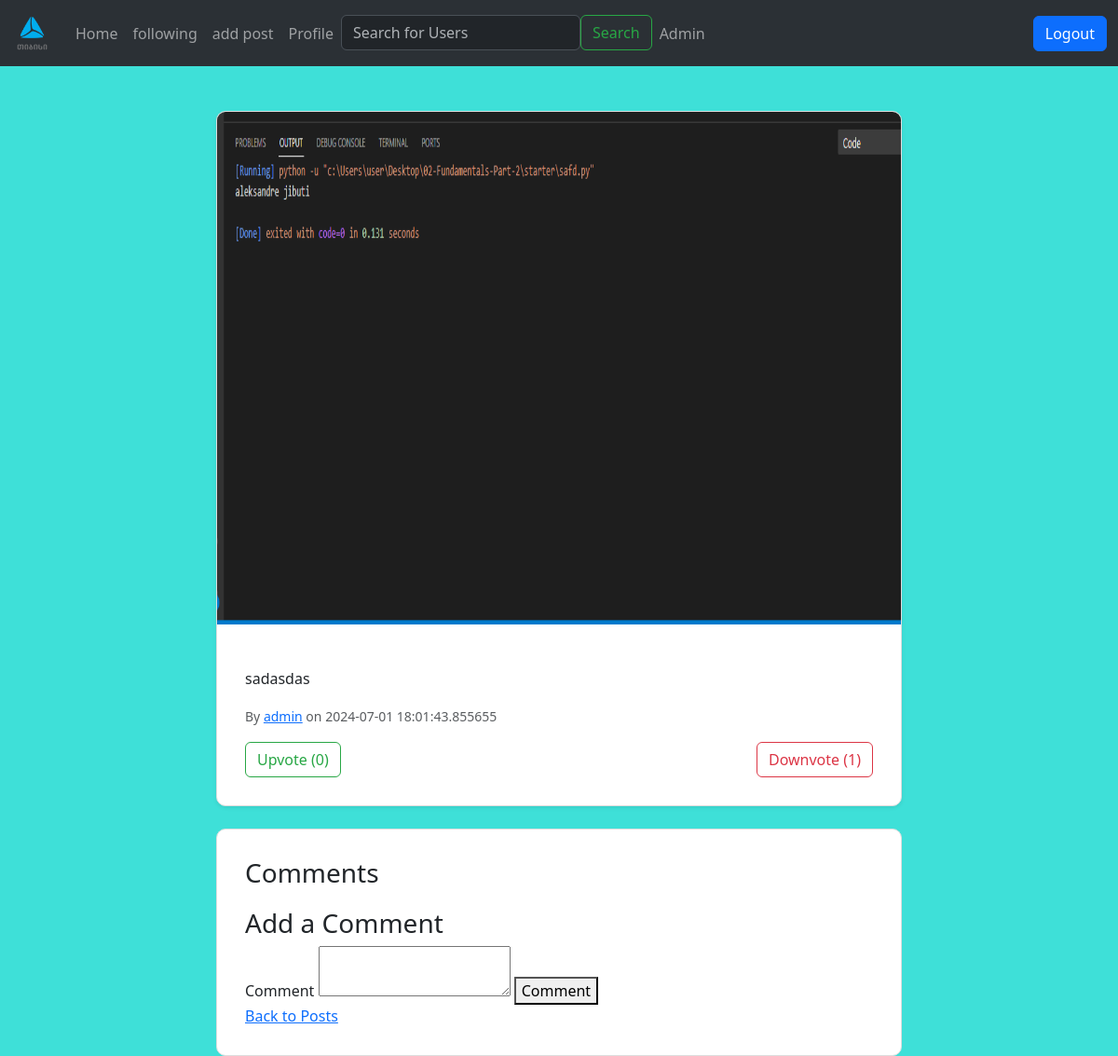
The app's page /post/1 (signed in) with its own data.
### models.py (models this page shows, shortened)
class Post(db.Model):
    id = db.Column(db.Integer, primary_key=True, autoincrement=True)
    text = db.Column(db.String)
    file_path = db.Column(db.String)
    user_id = db.Column(db.Integer, db.ForeignKey('user.id'), nullable=False)
    upvote_count = db.Column(db.Integer, default=0)
    downvote_count = db.Column(db.Integer, default=0)
    votes = db.relationship('Vote', backref='post', cascade='all, delete-orphan', lazy='dynamic')
    user = db.relationship('User', backref=db.backref('posts', lazy=True, cascade="all, delete-orphan"))
    created_at = db.Column(db.DateTime, default=datetime.utcnow, nullable=False)
    comments = db.relationship('Comment', backref='post', lazy=True, cascade='all, delete-orphan',)

class User(db.Model, UserMixin):
    id = db.Column(db.Integer, primary_key=True, autoincrement=True)
    user_name = db.Column(db.String, unique=True)
    password = db.Column(db.String)
    role = db.Column(db.String, default = 'guest')
    followers = db.relationship('Follower', foreign_keys='Follower.followed_id', backref='followed', lazy='dynamic')
    followed = db.relationship('Follower', foreign_keys='Follower.follower_id', backref='follower', lazy='dynamic')

### routes.py (the view, shortened to what this page needs)
@app.route('/post/<int:post_id>', methods=['GET', 'POST'])
@login_required
def post_detail(post_id):
    yesterday = datetime.now() - timedelta(days=1)
    post = Post.query.get_or_404(post_id)
    if post.created_at < yesterday:
        return abort(404)
    form = CommentForm()
    reply_form = ReplyForm()
    if form.validate_on_submit() and 'comment' in request.form:
        new_comment = Comment(text=form.text.data, user_id=current_user.id, post_id=post_id)
        db.session.add(new_comment)
        db.session.commit()
        flash('Comment added successfully!', 'success')
        return redirect(url_for('post_detail', post_id=post_id))
    comments = Comment.query.filter_by(post_id=post_id, parent_id=None).all()
    return render_template('post_detail.html', post=post, form=form, comments=comments, reply_form=reply_form)

### forms.py
class CommentForm(FlaskForm):
    text = TextAreaField('Comment', validators=[DataRequired()])
    submit = SubmitField('Submit')

class ReplyForm(FlaskForm):
    text = TextAreaField('Text', validators=[DataRequired()])
    submit = SubmitField('Reply')

### models.py (called while the page is built)
@login_manager.user_loader
def load_user(id):
    return User.query.get(id)

### templates/post_detail.html (shortened to what this page needs)
{% extends "layout.html" %}
{% block content %}
<div class="container mt-5">
    <div class="row">
        <div class="col-md-8 offset-md-2">
            <div class="card shadow-sm">
                {% if post.file_path %}
                <p><img src="{{ url_for('static', filename=post.file_path) }}" height="550px" width="855px" > </p>
                {% endif %}
                <div class="card-body">
                    <p class="card-text">{{ post.text }}</p>
                    <p class="card-text"><small class="text-muted">By
                        <a href="{{ url_for('profile', username=post.user.user_name) }}">{{ post.user.user_name }}</a>
                        on {{ post.created_at }}</small></p>
                    <div class="d-flex justify-content-between align-items-center mt-2">
                        <form method="POST" action="{{ url_for('upvote', post_id=post.id) }}">
                            <button type="submit" class="btn btn-outline-success">Upvote ({{ post.upvote_count }})</button>
                        </form>
                        <form method="POST" action="{{ url_for('downvote', post_id=post.id) }}">
                            <button type="submit" class="btn btn-outline-danger">Downvote ({{ post.downvote_count }})</button>
                        </form>
                    </div>
                </div>
            </div>
 <div class="card mt-4">
     <div class="card-body">
      <h5 class="card-title">Comments</h5>
<h3>Add a Comment</h3>
<form method="POST" action="{{ url_for('post_detail', post_id=post.id) }}">
    {{ form.text.label }} {{ form.text() }}
    <button type="submit" name="comment">Comment</button>
</form>
<a href="{{ url_for('index') }}">Back to Posts</a>
</div>
        </div>
    </div>
</div>
{% endblock %}

### static/style.css (style rules this page uses)
body { background-color: #3ee0d8; }
.card { border: 1px solid #ddd; border-radius: 10px; overflow: hidden; }
.card-body { padding: 30px; }
.card-title { font-size: 1.75rem; margin-bottom: 20px; }
.container { margin-top: 30px; }
.btn-outline-success { color: #28a745; border-color: #28a745; }
.btn-outline-danger { color: #dc3545; border-color: #dc3545; }

### records on screen
Post: file_path (picture), text "sadasdas", created_at "2024-07-01 18:01:43.855655", upvote_count "0", downvote_count "1"
User: user.user_name "admin"
